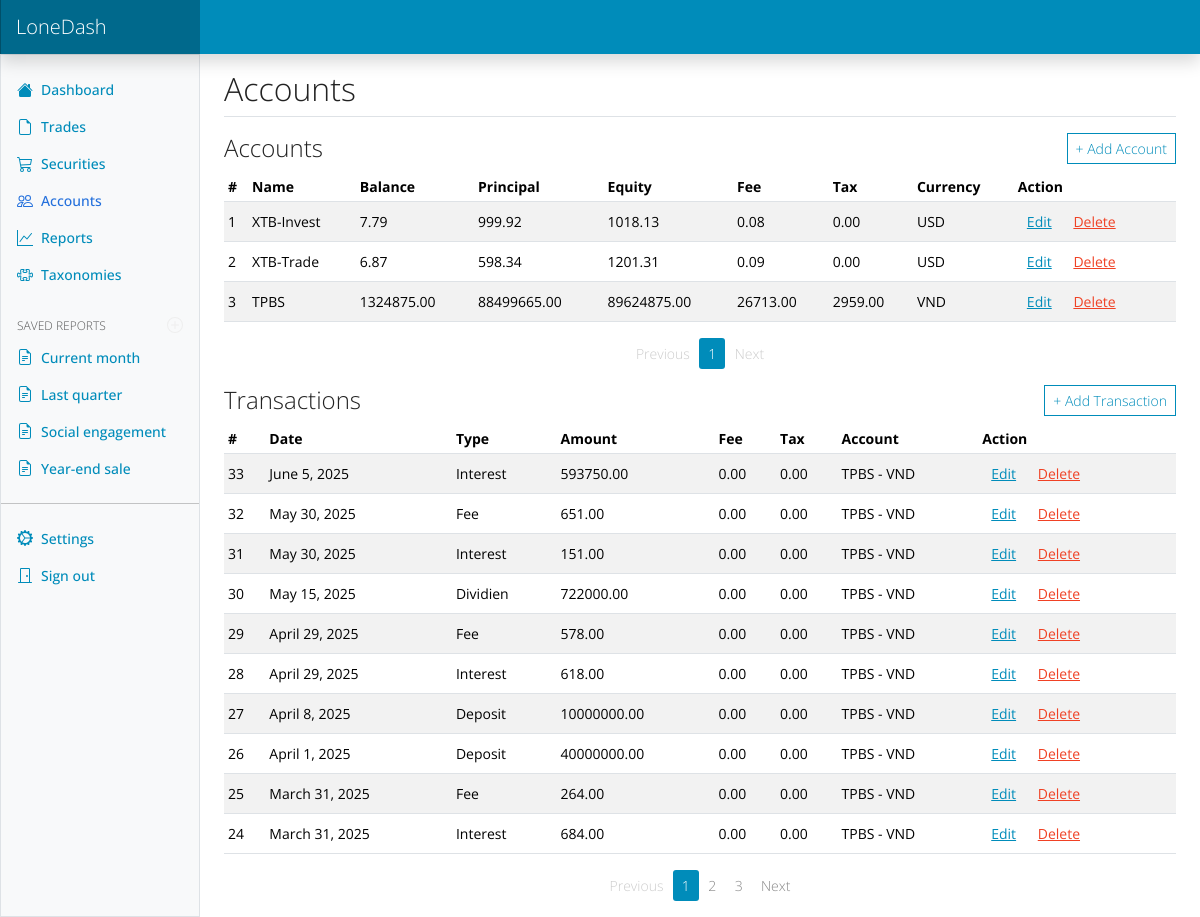
The page /accounts/ (signed in) on the database as committed earlier.
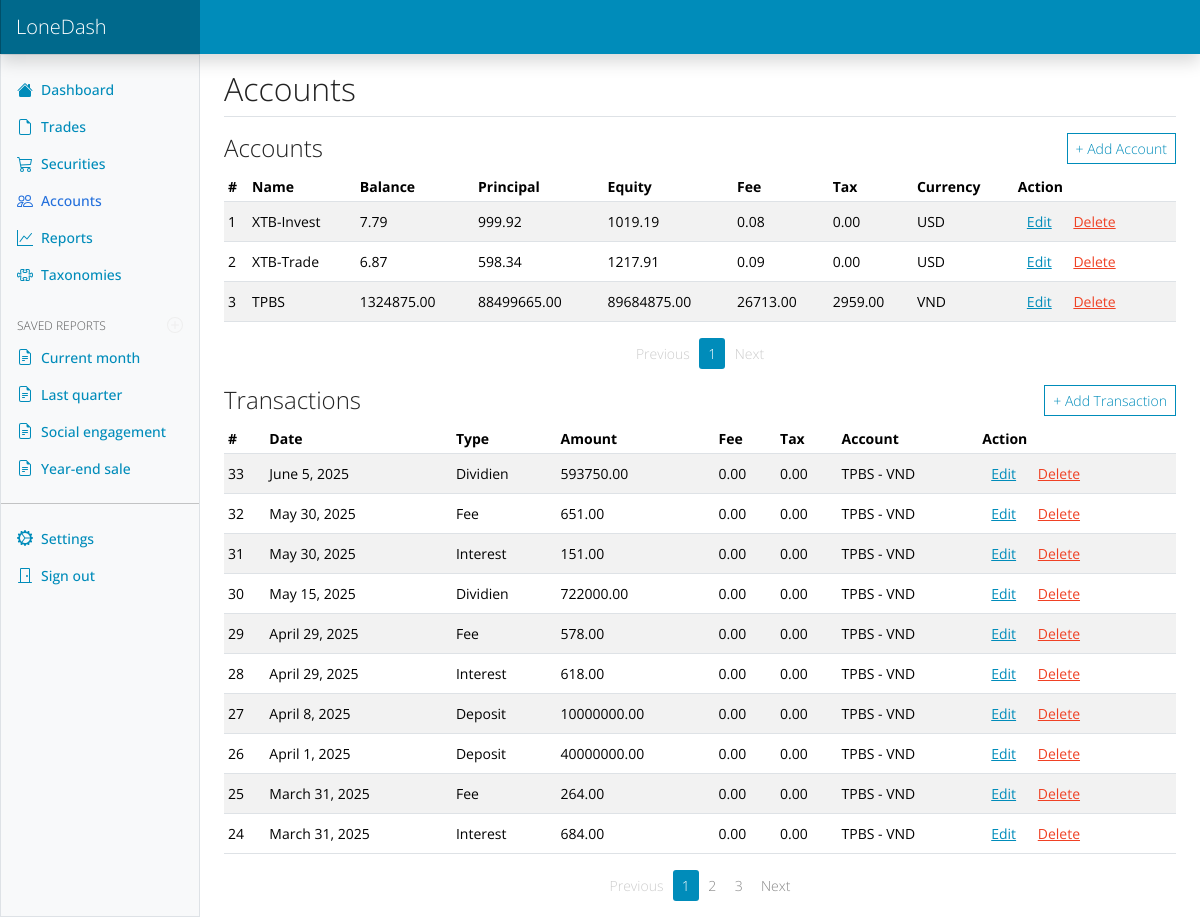
The same page on the database as committed later.
### dash/models.py (models this page shows, shortened)
class Account(models.Model):
    user = models.ForeignKey(User, on_delete=models.CASCADE, related_name='accounts')
    name = models.CharField(max_length=255)
    type = models.CharField(max_length=255, choices=[
        ('deposit', 'Deposit'),
        ('broker', 'Broker'),
    ])
    currency = models.ForeignKey(Currency, on_delete=models.PROTECT,null=True)
    active = models.BooleanField(default=True)
    description = models.TextField(blank=True)
    def __str__(self):
        return f"{self.name} - {self.currency}"
    def __init__(self, *args, **kwargs):
        super().__init__(*args, **kwargs)

class Transaction(models.Model):
    account = models.ForeignKey(Account, on_delete=models.CASCADE, related_name='transactions')
    user = models.ForeignKey(User, on_delete=models.CASCADE, related_name='transactions')
    type = models.CharField(max_length=20, choices=[
        ('deposit', 'Deposit'),
        ('withdrawal', 'Withdrawal'),
        ('dividien', 'Dividien'),
        ('interest', 'Interest'),
        ('fee', 'Fee')
    ])
    amount = models.DecimalField(max_digits=16, decimal_places=2, default=0)
    fee = models.DecimalField(max_digits=16, decimal_places=2, default=0)
    tax = models.DecimalField(max_digits=16, decimal_places=2, default=0)
    currency = models.CharField(max_length=50, default='USD')
    date = models.DateField(default=date.today)
    description = models.TextField(blank=True)
    class Meta:
        ordering = ['-date']

class Currency(models.Model):
    code = models.CharField(max_length=10, unique=True)  # 'USD'
    name = models.CharField(max_length=100)              # 'US Dollar'
    symbol = models.CharField(max_length=5, blank=True)
    def __str__(self):
        return self.code

### dash/views.py (the view)
# urls.py: path('accounts/', accounts_view, name='accounts'),
def accounts_view(request):
    balances_qs = AccountBalance.objects.filter(date__lte=date.today()).order_by('-date')
    accounts_list = Account.objects.filter(user=request.user).prefetch_related(
        Prefetch('balances', queryset=balances_qs, to_attr='prefetched_balances')
    ).order_by('id')
    for account in accounts_list:
        latest = next((b for b in account.prefetched_balances), None)
        account.balance = latest.balance if latest else 0
        account.principal = latest.principal if latest else 0
        account.equity = latest.equity if latest else 0
        account.fee = latest.fee if latest else 0
        account.tax = latest.tax if latest else 0
    paginator = Paginator(accounts_list, 10)  # 10 per page
    page_number = request.GET.get('page')
    accounts_page = paginator.get_page(page_number)
    transaction_list = Transaction.objects.filter(user=request.user).order_by('-id')
    transactions_paginator = Paginator(transaction_list, 10)
    transactions_page = transactions_paginator.get_page(request.GET.get('txn_page'))
    svg_content = get_icons_svg()
    return render(request, 'accounts.html', {
        'accounts': accounts_page,
        'transactions' : transactions_page,
        'icons_svg': svg_content,
        'active_page': "accounts"
    })

### dash/models.py (called while the page is built)
    @property
    def equity(self):
        return self.balance + self.float

### dash/views.py (called while the page is built)
def get_icons_svg():
    current_dir = os.path.dirname(__file__)
    svg_path = os.path.join(current_dir, 'static', 'icons', 'icons.svg')
    with open(svg_path, 'r', encoding='utf-8') as f:
        return f.read()

### dash/templates/accounts.html (shortened to what the changed rows need)
{% extends "base.html" %}
{% block content %}
<main class="col-md-9 ms-sm-auto col-lg-10 px-md-4">
  <div class="d-flex justify-content-between flex-wrap flex-md-nowrap align-items-center pt-3 pb-2 mb-3 border-bottom">
    <h2 class="mb-0">Accounts</h2>
  </div>
  <div class="table-responsive small">
    <table class="table table-striped table-sm table-hover">
      <thead>
        <tr>
          <th scope="col">#</th>
          <th scope="col">Name</th>
          <th scope="col">Balance</th>
          <th scope="col">Principal</th>
          <th scope="col">Equity</th>
          <th scope="col">Fee</th>
          <th scope="col">Tax</th>
          <th scope="col">Currency</th>
          <th scope="col">Action</th>
        </tr>
      </thead>
      <tbody>
        {% for account in accounts %}
        <tr>
          <td>{{ forloop.counter }}</td>
          <td>{{ account.name }}</td>
          <td>{{ account.balance }}</td>
          <td>{{ account.principal }}</td>
          <td>{{ account.equity }}</td>
          <td>{{ account.fee }}</td>
          <td>{{ account.tax }}</td>
          <td>{{ account.currency }}</td>
          <td>
            <button class="btn btn-sm btn-link btn-edit_account" data-id="{{ account.id }}">Edit</button>
            <button class="btn btn-sm btn-link text-danger btn-delete_account"
              data-id="{{ account.id }}">Delete</button>
          </td>
        </tr>
        {% empty %}
        <tr>
          <td colspan="9" class="text-center">No accounts found.</td>
        </tr>
        {% endfor %}
      </tbody>
    </table>
  </div>
  <div class="table-responsive small">
    <table class="table table-striped table-sm table-hover">
      <thead>
        <tr>
          <th scope="col">#</th>
          <th scope="col">Date</th>
          <th scope="col">Type</th>
          <th scope="col">Amount</th>
          <th scope="col">Fee</th>
          <th scope="col">Tax</th>
          <th scope="col">Account</th>
          <th scope="col">Action</th>
        </tr>
      </thead>
      <tbody>
        {% for transaction in transactions %}
        <tr>
          <td>{{ transaction.id }}</td>
          <td>{{ transaction.date }}</td>
          <td>{{ transaction.get_type_display }}</td>
          <td>{{ transaction.amount}}</td>
          <td>{{ transaction.fee}}</td>
          <td>{{ transaction.tax}}</td>
          <td>{{ transaction.account }}</td>
          <td>
            <button class="btn btn-sm btn-link btn-edit-transaction" data-id="{{ transaction.id }} "
              data-csrf-token="{{ csrf_token }}">Edit</button>
            <button class="btn btn-sm btn-link text-danger btn-delete-transaction" data-id="{{ transaction.id }}"
              data-csrf-token="{{ csrf_token }}">Delete</button>
          </td>
        </tr>
        {% empty %}
        <tr>
          <td colspan="8" class="text-center">No transaction found.</td>
        </tr>
        {% endfor %}
      </tbody>
    </table>
  </div>
</main>
{% endblock %}
{% block page_scripts %}
{% load static %}
{% endblock %}

Rows that differ between the two databases and show on the page:
computed for Account "XTB-Invest": equity "1018.13" → "1019.19"
computed for Account "XTB-Trade": equity "1201.31" → "1217.91"
computed for Account "TPBS": equity "89624875.00" → "89684875.00"
changed Transaction "June 5, 2025": type "Interest" → "Dividien"
